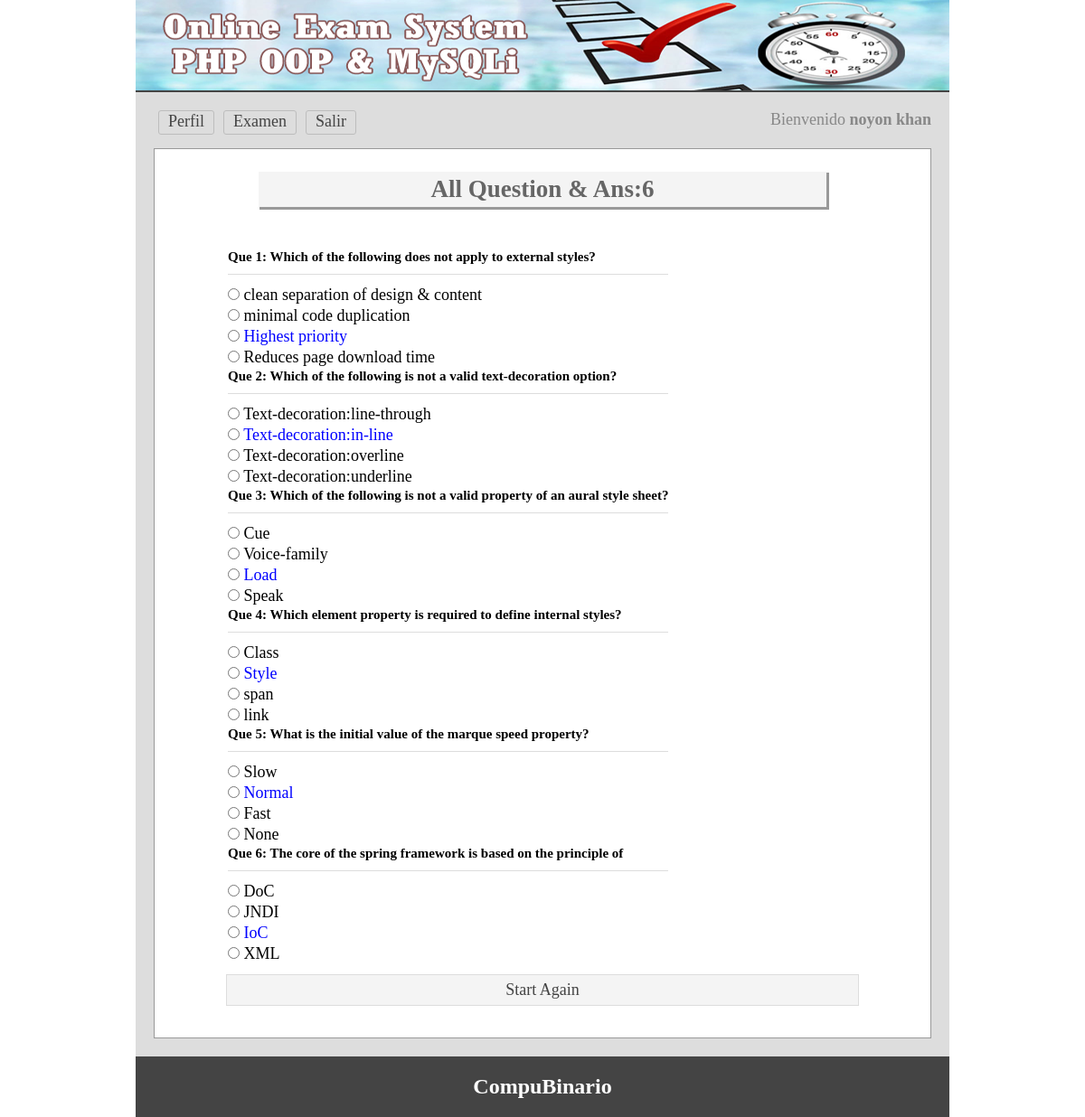
Screenshot of /viewans.php (signed in) with the database file from the repository.
### tables this page shows
CREATE TABLE `tbl_ques` (
  `id` int(11) NOT NULL,
  `quesNo` int(11) NOT NULL,
  `ques` text NOT NULL
);

CREATE TABLE `tbl_ans` (
  `id` int(11) NOT NULL,
  `quesNo` int(11) NOT NULL,
  `rightAns` int(11) NOT NULL DEFAULT '0',
  `ans` text NOT NULL
);

### lib/Session.php (called while the page is built, shortened)
<?php
class Session{
	 public static function get($key){
	 	if (isset($_SESSION[$key])) {
	 		return $_SESSION[$key];
	 	} else {
	 		return false;
	 	}
	 }
}
?>

### classes/Exam.php (called while the page is built, shortened)
<?php
 $filepath = realpath(dirname(__FILE__));
include_once ($filepath.'/../lib/Database.php');
class Exam{
	private $db;
	function __construct()
	{
		$this->db = new Database();
	}
  public function getQueByOrder(){
    $query = "SELECT * FROM  tbl_ques ORDER BY quesNo ASC";
    $result = $this->db->select($query);
    return $result;
  }
  public function getTotalRows(){
    $query = "SELECT * FROM tbl_ques";
    $getResult = $this->db->select($query);
    $total = $getResult->num_rows;
    return $total;
  }
  public function getAnswer($number){
    $query = "SELECT * FROM tbl_ans WHERE quesNo ='$number'";
    $getData = $this->db->select($query);
    return $getData;
  }
}
 ?>

### lib/Database.php (called while the page is built, shortened)
<?php
Class Database{
	public $host   = DB_HOST;
	public $user   = DB_USER;
	public $pass   = DB_PASS;
	public $dbname = DB_NAME;
	public $link;
	private function connectDB(){
	$this->link = new mysqli($this->host, $this->user, $this->pass, $this->dbname);
 }
	public function select($query){
		$result = $this->link->query($query) or die($this->link->error.__LINE__);
		if($result->num_rows > 0){
			return $result;
		} else {
			return false;
		}
	}
}

### viewans.php (the view, shortened to what this page needs)
<?php include 'inc/header.php'; ?>
<?php
$total = $exm->getTotalRows();
 ?>
<div class="main">
<h1>All Question & Ans:<?php echo $total; ?></h1>
	<div class="viewans">
		<table>
			<?php
			$getQues = $exm->getQueByOrder();
			if ($getQues) {
				while ($question = $getQues->fetch_assoc()) {
			 ?>
			<tr>
				<td colspan="2">
				 <h3>Que <?php echo $question['quesNo']; ?>: <?php echo $question['ques']; ?></h3>
				</td>
			</tr>
			<?php
				$number = $question['quesNo'];
				$answer = $exm->getAnswer($number);
				if ($answer) {
					while ($result = $answer->fetch_assoc()) {
			 ?>
			<tr>
				<td>
				 <input type="radio"/>
				 <?php
				 if ($result['rightAns'] == '1') {
				 	echo "<span style='color:blue'>".$result['ans']."</span>";
				 }else{
				 echo $result['ans'];
				}
				 ?>
				</td>
			</tr>
		<?php }} ?>
		<?php }} ?>
		</table>
		<a href="starttest.php">Start Again</a>
</div>
 </div>
<?php include 'inc/footer.php'; ?>

### inc/header.php (shortened to what this page needs)
<?php
	$filepath = realpath(dirname(__FILE__));
	include_once ($filepath.'/../lib/Session.php');
	include_once ($filepath.'/../lib/Database.php');
	$exm = new Exam();
?>
<!doctype html>
<html>
<head>
	<link rel="stylesheet" href="css/main.css">
</head>
<body>
<div class="phpcoding">
	<section class="headeroption"></section>
		<section class="maincontent">
		<div class="menu">
		<ul>
			<?php
			$login = Session::get("login");
			if ($login == true) {?>
			<li><a href="profile.php">Perfil</a></li>
			<li><a href="exam.php">Examen</a></li>
			<li><a href="?action=logout">Salir</a></li>
		<?php } else { ?>
			<li><a href="register.php">Registro</a></li>
			<li><a href="index.php">Login</a></li>
		<?php } ?>
		</ul>
		<?php
			$login = Session::get("login");
			if ($login == true) {?>
		<span style="float: right;color: #888;">
			Bienvenido <strong><?php echo Session::get('name') ; ?></strong>
		</span>
		<?php } ?>
		</div>

### inc/footer.php
 </section>
<section class="footeroption">
		<h2><?php echo "CompuBinario"; ?></h2>
	</section>
</div>
</body>
</html>

### css/main.css (style rules this page uses)
* { margin:0;padding:0;outline:none }
body { font-family:verdana }
.phpcoding { width:900px; margin: 0 auto;background:#ddd }
.headeroption { background: #444 url("../img/banner.png") no-repeat scroll 0 0; border-bottom: 2px solid #444444; height: 100px; }
.footeroption { background:#444;color:#fff;text-align:center;padding:20px; }
.headeroption h2, .footeroption h2 { margin:0;font-size:24px }
.maincontent { font-size: 18px; min-height: 430px; padding: 20px; }
.main { background: #fff none repeat scroll 0 0; border: 1px solid #999; margin-top: 10px; min-height: 368px; padding: 15px; width: 828px; }
.main h1 { background: #f4f4f4 none repeat scroll 0 0; box-shadow: 2px 2px 0 1px #999; color: #666; margin: 10px auto 25px; padding: 4px; text-align: center; width: 620px; }
.menu { overflow:hidden; }
.menu ul { margin:0;padding:0;list-style:none }
.menu ul li { display:block;float:left; }
.menu ul li a { border: 1px solid #bdbdbd; border-radius: 3px; color: #444; display: block; margin: 0 5px 5px; padding: 1px 10px 3px; text-decoration: none; }
.starttest a, .viewans a { background: #f4f4f4 none repeat scroll 0 0; border: 1px solid #ddd; color: #444; display: block; margin-top: 10px; padding: 6px 10px; text-align: center; text-decoration: none; }
.viewans { margin:0 auto; padding: 20px; width: 700px; }
.viewans h3 { border-bottom: 1px solid #ddd; font-size: 15px; margin-bottom: 10px; padding-bottom: 10px; }

### rows the page displays
tbl_ques: quesNo "1", ques "Which of the following does not apply to external styles?"
tbl_ans: ans "clean separation of design & content"
tbl_ans: ans "minimal code duplication"
tbl_ans: ans "Highest priority"
tbl_ans: ans "Reduces page download time"
tbl_ques: quesNo "2", ques "Which of the following is not a valid text-decoration option?"
tbl_ans: ans "Text-decoration:line-through"
tbl_ans: ans "Text-decoration:in-line"
tbl_ans: ans "Text-decoration:overline"
tbl_ans: ans "Text-decoration:underline"
tbl_ques: quesNo "3", ques "Which of the following is not a valid property of an aural style sheet?"
tbl_ans: ans "Cue"
tbl_ans: ans "Voice-family"
tbl_ans: ans "Load"
tbl_ans: ans "Speak"
tbl_ques: quesNo "4", ques "Which element property is required to define internal styles?"
tbl_ans: ans "Class"
tbl_ans: ans "Style"
tbl_ans: ans "span"
tbl_ans: ans "link"
tbl_ques: quesNo "5", ques "What is the initial value of the marque speed property?"
tbl_ans: ans "Slow"
tbl_ans: ans "Normal"
tbl_ans: ans "Fast"
tbl_ans: ans "None"
tbl_ques: quesNo "6", ques "The core of the spring framework is based on the principle of"
tbl_ans: ans "DoC"
tbl_ans: ans "JNDI"
tbl_ans: ans "IoC"
tbl_ans: ans "XML"

### other values shown
Session::get('name') "noyon khan"
$total "6"
